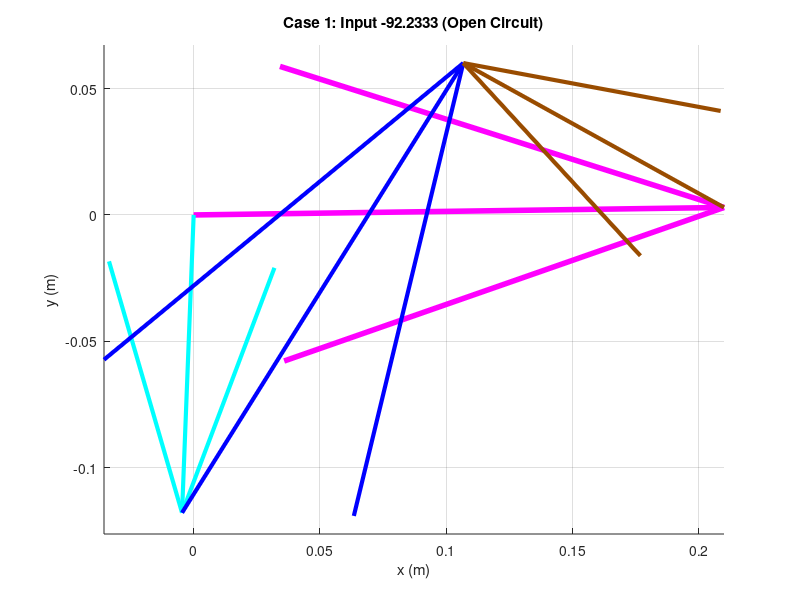
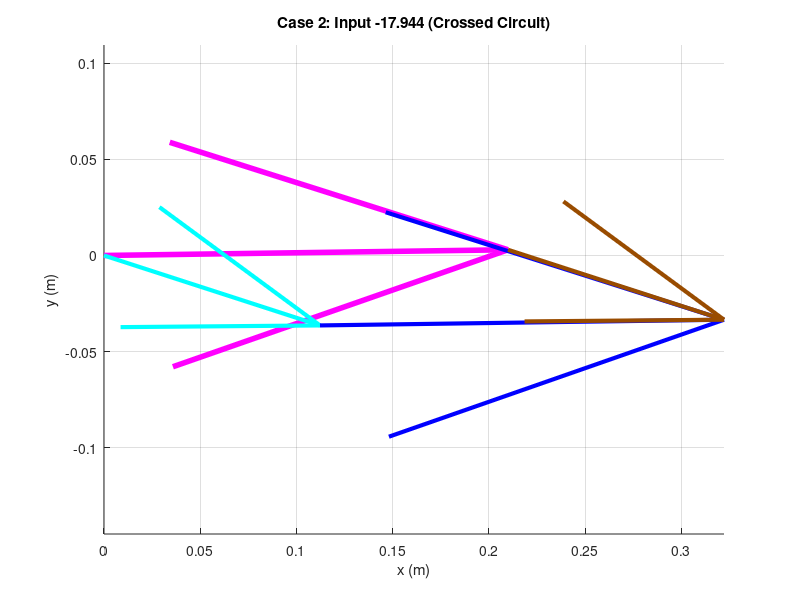

Reproduce these figures in MATLAB, in order.
clear all
close all
clc

% --- 1. Define Parameters (Unit: meters) ---
L1 = 0.210; % Ground (d) - Pink
L2 = 0.118; % Crank (a) - Cyan (Input)
L3 = 0.210; % Coupler (b) - Blue
L4 = 0.118; % Rocker (c) - Brown

a = L2;
b = L3;
c = L4;
d = L1;

% Ground Offset
offset_deg = 0.81;
offset = deg2rad(offset_deg);

% --- 2. Define K Constants (Forward Analysis: Theta 2 is Input) ---
K1 = d/a;
K2 = d/c;
K3 = (a^2 - b^2 + c^2 + d^2)/(2*a*c);
K4 = d/b;
K5 = (c^2 - d^2 - a^2 - b^2)/(2*a*b);

% ==========================================
% CASE 1: Check Input -92.2333 (User suspects Open)
% ==========================================
q2d_case1 = -92.2333;
q2_1 = deg2rad(q2d_case1) - offset;

% --- Calculate Coefficients for Theta 4 ---
A1 = cos(q2_1) - K1 - K2*cos(q2_1) + K3;
B1 = -2*sin(q2_1);
C1 = K1 - (K2+1)*cos(q2_1) + K3;

% --- Calculate Coefficients for Theta 3 ---
D1 = cos(q2_1) - K1 + K4*cos(q2_1) + K5;
E1 = -2*sin(q2_1);
F1 = K1 + (K4-1)*cos(q2_1) + K5;

% --- Solve (Using Minus Sqrt for OPEN Config) ---
q4_case1 = 2*atan((-B1 - sqrt(B1^2 - 4*A1*C1))/(2*A1));
q3_case1 = 2*atan((-E1 - sqrt(E1^2 - 4*D1*F1))/(2*D1));

q4_case1_d = rad2deg(q4_case1) + offset_deg;
q3_case1_d = rad2deg(q3_case1) + offset_deg;


% ==========================================
% CASE 2: Check Input -17.944
% ==========================================
q2d_case2 = -17.944;
q2_2 = deg2rad(q2d_case2) - offset;

% --- Calculate Coefficients for Theta 4 ---
A2 = cos(q2_2) - K1 - K2*cos(q2_2) + K3;
B2 = -2*sin(q2_2);
C2 = K1 - (K2+1)*cos(q2_2) + K3;

% --- Calculate Coefficients for Theta 3 ---
D2 = cos(q2_2) - K1 + K4*cos(q2_2) + K5;
E2 = -2*sin(q2_2);
F2 = K1 + (K4-1)*cos(q2_2) + K5;

% --- Solve (Using Plus Sqrt for CROSSED Config) ---
q4_case2 = 2*atan((-B2 + sqrt(B2^2 - 4*A2*C2))/(2*A2));
q3_case2 = 2*atan((-E2 + sqrt(E2^2 - 4*D2*F2))/(2*D2));

q4_case2_d = rad2deg(q4_case2) + offset_deg;
q3_case2_d = rad2deg(q3_case2) + offset_deg;


% ==========================================
% Vector Calculation & Plotting
% ==========================================
RO4O2 = d*exp(j*offset);
RO4O2x = real(RO4O2); RO4O2y = imag(RO4O2);

% --- Vector Case 1 (-92.2333 as Open) ---
RA1 = a*exp(j*(q2_1 + offset));
RBA1 = b*exp(j*(q3_case1 + offset));
RBO4_1 = c*exp(j*(q4_case1 + offset));

RA1x = real(RA1); RA1y = imag(RA1);
RBA1x = real(RBA1); RBA1y = imag(RBA1);
RBO4_1x = real(RBO4_1); RBO4_1y = imag(RBO4_1);

% --- Vector Case 2 (-17.944 as Crossed) ---
RA2 = a*exp(j*(q2_2 + offset));
RBA2 = b*exp(j*(q3_case2 + offset));
RBO4_2 = c*exp(j*(q4_case2 + offset));

RA2x = real(RA2); RA2y = imag(RA2);
RBA2x = real(RBA2); RBA2y = imag(RBA2);
RBO4_2x = real(RBO4_2); RBO4_2y = imag(RBO4_2);

% --- Plotting Case 1 ---
figure(1)
title('Case 1: Input -92.2333 (Open Circuit)');
hold on;
quiver(0,0, RO4O2x, RO4O2y, 0, 'Color', [1 0 1], 'MaxHeadSize', 0.5, 'LineWidth', 4); % Pink
quiver(0,0, RA1x, RA1y, 0, 'cyan', 'MaxHeadSize', 0.5, 'LineWidth', 3); % Cyan
quiver(RA1x, RA1y, RBA1x, RBA1y, 0, 'blue', 'MaxHeadSize', 0.5, 'LineWidth', 3); % Blue
quiver(RO4O2x, RO4O2y, RBO4_1x, RBO4_1y, 0, 'Color', [0.6 0.3 0], 'MaxHeadSize', 0.5, 'LineWidth', 3); % Brown
axis equal; grid on;
xlabel('x (m)'); ylabel('y (m)');

% --- Plotting Case 2 ---
figure(2)
title('Case 2: Input -17.944 (Crossed Circuit)');
hold on;
quiver(0,0, RO4O2x, RO4O2y, 0, 'Color', [1 0 1], 'MaxHeadSize', 0.5, 'LineWidth', 4); % Pink
quiver(0,0, RA2x, RA2y, 0, 'cyan', 'MaxHeadSize', 0.5, 'LineWidth', 3); % Cyan
quiver(RA2x, RA2y, RBA2x, RBA2y, 0, 'blue', 'MaxHeadSize', 0.5, 'LineWidth', 3); % Blue
quiver(RO4O2x, RO4O2y, RBO4_2x, RBO4_2y, 0, 'Color', [0.6 0.3 0], 'MaxHeadSize', 0.5, 'LineWidth', 3); % Brown
axis equal; grid on;
xlabel('x (m)'); ylabel('y (m)');

% Display Results
disp('--- Results ---');
disp(['Case 1 (Input -92.2333): Theta 3 = ', num2str(q3_case1_d), ', Theta 4 = ', num2str(q4_case1_d)]);
disp(['Case 2 (Input -17.944): Theta 3 = ', num2str(q3_case2_d), ', Theta 4 = ', num2str(q4_case2_d)]);
